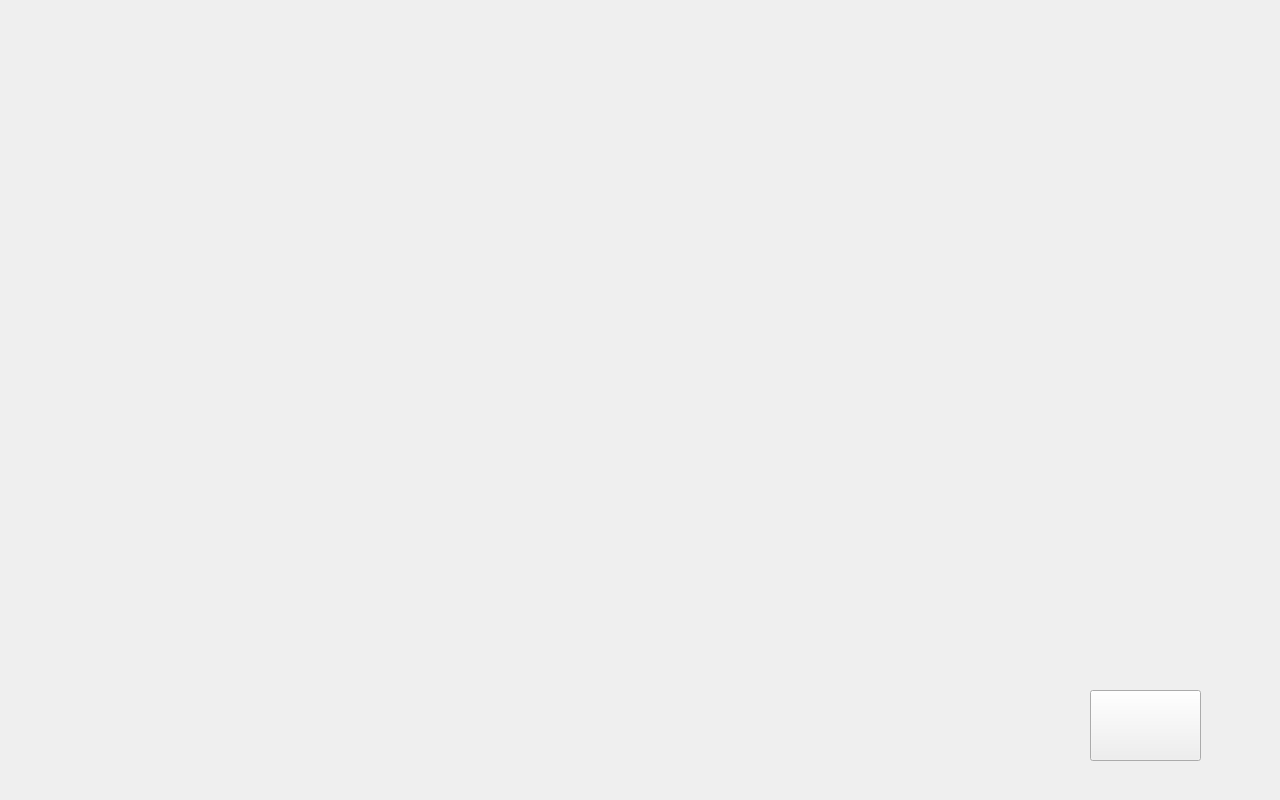
<?xml version="1.0" encoding="UTF-8"?>
<ui version="4.0">
 <class>lansetwindow</class>
 <widget class="QWidget" name="lansetwindow">
  <property name="geometry">
   <rect>
    <x>0</x>
    <y>0</y>
    <width>1280</width>
    <height>800</height>
   </rect>
  </property>
  <property name="windowTitle">
   <string>Form</string>
  </property>
  <property name="styleSheet">
   <string notr="true">background-image: url(:/tu/Res/btn_nosel.png);</string>
  </property>
  <widget class="QWidget" name="m_pWdg_Panel_LanSet" native="true">
   <property name="geometry">
    <rect>
     <x>360</x>
     <y>100</y>
     <width>500</width>
     <height>500</height>
    </rect>
   </property>
   <property name="styleSheet">
    <string notr="true"/>
   </property>
   <widget class="QPushButton" name="m_pBtn_SimpleCh">
    <property name="geometry">
     <rect>
      <x>50</x>
      <y>10</y>
      <width>300</width>
      <height>81</height>
     </rect>
    </property>
    <property name="styleSheet">
     <string notr="true">color:white;border:none;background:transparent;font-size: 35px</string>
    </property>
    <property name="text">
     <string/>
    </property>
   </widget>
   <widget class="QPushButton" name="m_pBtn_TraditionCh">
    <property name="geometry">
     <rect>
      <x>50</x>
      <y>110</y>
      <width>300</width>
      <height>81</height>
     </rect>
    </property>
    <property name="styleSheet">
     <string notr="true">color:white;border:none;background:transparent;font-size: 35px</string>
    </property>
    <property name="text">
     <string/>
    </property>
   </widget>
   <widget class="QPushButton" name="m_pBtn_English">
    <property name="geometry">
     <rect>
      <x>50</x>
      <y>210</y>
      <width>300</width>
      <height>81</height>
     </rect>
    </property>
    <property name="styleSheet">
     <string notr="true">color:white;border:none;background:transparent;font-size: 35px</string>
    </property>
    <property name="text">
     <string/>
    </property>
   </widget>
   <widget class="QPushButton" name="m_pBtn_French">
    <property name="geometry">
     <rect>
      <x>50</x>
      <y>310</y>
      <width>300</width>
      <height>81</height>
     </rect>
    </property>
    <property name="styleSheet">
     <string notr="true">color:white;border:none;background:transparent;font-size: 35px;</string>
    </property>
    <property name="text">
     <string/>
    </property>
   </widget>
   <widget class="QPushButton" name="m_pBtn_German">
    <property name="geometry">
     <rect>
      <x>50</x>
      <y>410</y>
      <width>300</width>
      <height>81</height>
     </rect>
    </property>
    <property name="styleSheet">
     <string notr="true">color:white;border:none;background:transparent;font-size: 35px;</string>
    </property>
    <property name="text">
     <string/>
    </property>
   </widget>
  </widget>
  <widget class="QPushButton" name="m_pBtn_Return">
   <property name="geometry">
    <rect>
     <x>1090</x>
     <y>690</y>
     <width>111</width>
     <height>71</height>
    </rect>
   </property>
   <property name="styleSheet">
    <string notr="true">border-image: url(:/tu/Res/Set/return.png);</string>
   </property>
   <property name="text">
    <string/>
   </property>
  </widget>
 </widget>
 <resources/>
 <connections/>
</ui>
